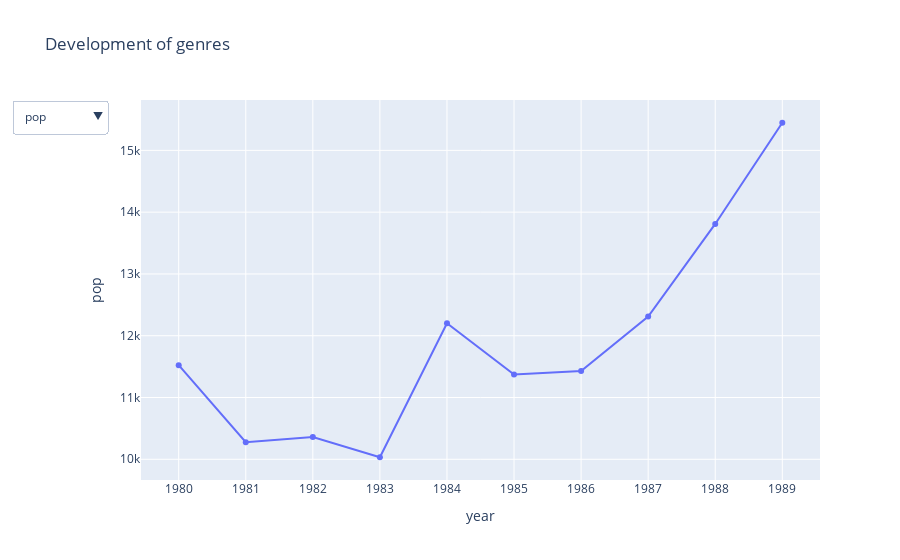

The code cell stored with this chart in its notebook:
### Code cell
# Create the initial scatter plot
fig = go.Figure()

fig.add_trace(go.Scatter(
    x=dev_genres_df['year'],
    y=dev_genres_df['pop'],
    #mode='markers',
    name='Pop'
))

# Create the dropdown menu
dropdown_menu = go.layout.Updatemenu(
    buttons=list([
        dict(
            args=[
                {'y': [dev_genres_df[option]]}, 
                {'yaxis': {'title': option.capitalize()}}
            ],
            label=option,
            method='update'
        )
        for option in features
    ]),
    direction='down',
    showactive=True,
)

# Update the layout with dropdown menu and initial y-axis title
fig.update_layout(
    height = 800,
    updatemenus=[dropdown_menu],
    yaxis_title='pop',
    xaxis_title='year',
    title='Development of genres'
)

fig.show()

### Figure 1 — Plotly figure (JSON) as saved in the notebook; plotly's stock layout.template omitted (floating-point values rounded to 4 significant figures)
{"data": [{"name": "Pop", "type": "scatter", "x": ["1980", "1981", "1982", "1983", "1984", "1985", "1986", "1987", "1988", "1989"], "y": [11523, 10277, 10359, 10033, 12202, 11372, 11430, 12310, 13809, 15447]}], "layout": {"autosize": true, "title": {"text": "Development of genres"}, "updatemenus": [{"buttons": [{"args": [{"y": [[11523, 10277, 10359, 10033, 12202, 11372, 11430, 12310, 13809, 15447]]}, {"yaxis": {"title": "Pop"}}], "label": "pop", "method": "update"}, {"args": [{"y": [[8459, 8302, 7874, 8292, 8837, 8721, 9258, 10706, 11045, 12441]]}, {"yaxis": {"title": "Rock"}}], "label": "rock", "method": "update"}, {"args": [{"y": [[2248, 2471, 2185, 3433, 3047, 3443, 3824, 4458, 6465, 6178]]}, {"yaxis": {"title": "German"}}], "label": "german", "method": "update"}, {"args": [{"y": [[2165, 2455, 2417, 2366, 2419, 2251, 2322, 2510, 2736, 2634]]}, {"yaxis": {"title": "Punk"}}], "label": "punk", "method": "update"}, {"args": [{"y": [[737, 823, 803, 1114, 1532, 1612, 1807, 2293, 2380, 2660]]}, {"yaxis": {"title": "Metal"}}], "label": "metal", "method": "update"}, {"args": [{"y": [[1804, 1711, 44, 1483, 1265, 1640, 1628, 1876, 1930, 2165]]}, {"yaxis": {"title": "Country"}}], "label": "country", "method": "update"}, {"args": [{"y": [[1231, 1068, 994, 971, 914, 753, 865, 1279, 1722, 2414]]}, {"yaxis": {"title": "Blues"}}], "label": "blues", "method": "update"}, {"args": [{"y": [[974, 910, 1034, 1150, 1328, 1135, 1182, 1417, 1221, 1308]]}, {"yaxis": {"title": "Hard-rock"}}], "label": "hard-rock", "method": "update"}, {"args": [{"y": [[1391, 1359, 1367, 1034, 835, 809, 766, 1014, 1186, 1338]]}, {"yaxis": {"title": "Soul"}}], "label": "soul", "method": "update"}, {"args": [{"y": [[917, 690, 831, 630, 825, 730, 983, 1316, 1515, 2095]]}, {"yaxis": {"title": "British"}}], "label": "british", "method": "update"}], "direction": "down", "showactive": true}], "xaxis": {"autorange": true, "range": [-0.5415, 9.541], "title": {"text": "year"}, "type": "category"}, "yaxis": {"autorange": true, "range": [9691.0, 15790.0], "title": {"text": "pop"}, "type": "linear"}}}
